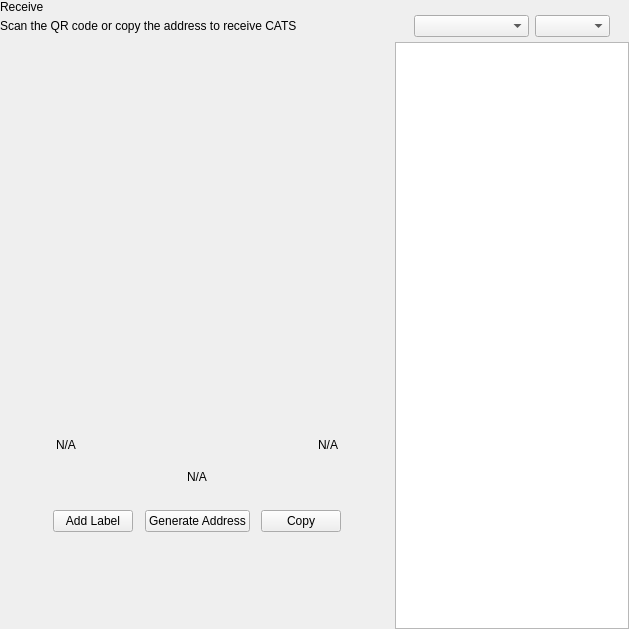
<?xml version="1.0" encoding="UTF-8"?>
<ui version="4.0">
 <class>ReceiveWidget</class>
 <widget class="QWidget" name="ReceiveWidget">
  <property name="geometry">
   <rect>
    <x>0</x>
    <y>0</y>
    <width>629</width>
    <height>629</height>
   </rect>
  </property>
  <property name="minimumSize">
   <size>
    <width>0</width>
    <height>0</height>
   </size>
  </property>
  <property name="windowTitle">
   <string>Form</string>
  </property>
  <layout class="QHBoxLayout" name="horizontalLayout_2" stretch="2,1">
   <property name="spacing">
    <number>0</number>
   </property>
   <property name="leftMargin">
    <number>0</number>
   </property>
   <property name="topMargin">
    <number>0</number>
   </property>
   <property name="rightMargin">
    <number>0</number>
   </property>
   <property name="bottomMargin">
    <number>0</number>
   </property>
   <item>
    <widget class="QWidget" name="left" native="true">
     <layout class="QVBoxLayout" name="verticalLayout_3">
      <property name="leftMargin">
       <number>0</number>
      </property>
      <property name="topMargin">
       <number>0</number>
      </property>
      <property name="rightMargin">
       <number>0</number>
      </property>
      <property name="bottomMargin">
       <number>0</number>
      </property>
      <item>
       <layout class="QVBoxLayout" name="verticalLayout_2">
        <property name="spacing">
         <number>0</number>
        </property>
        <property name="leftMargin">
         <number>0</number>
        </property>
        <item>
         <layout class="QHBoxLayout" name="horizontalLayout_3">
          <property name="spacing">
           <number>0</number>
          </property>
          <item>
           <layout class="QVBoxLayout" name="verticalLayout_4">
            <property name="spacing">
             <number>5</number>
            </property>
            <item>
             <widget class="QLabel" name="labelTitle">
              <property name="text">
               <string>Receive</string>
              </property>
             </widget>
            </item>
            <item alignment="Qt::AlignTop">
             <widget class="QLabel" name="labelSubtitle1">
              <property name="text">
               <string>Scan the QR code or copy the address to receive CATS</string>
              </property>
             </widget>
            </item>
           </layout>
          </item>
          <item>
           <spacer name="horizontalSpacer">
            <property name="orientation">
             <enum>Qt::Horizontal</enum>
            </property>
            <property name="sizeHint" stdset="0">
             <size>
              <width>40</width>
              <height>20</height>
             </size>
            </property>
           </spacer>
          </item>
         </layout>
        </item>
        <item>
         <spacer name="verticalSpacer_2">
          <property name="orientation">
           <enum>Qt::Vertical</enum>
          </property>
          <property name="sizeType">
           <enum>QSizePolicy::Expanding</enum>
          </property>
          <property name="sizeHint" stdset="0">
           <size>
            <width>20</width>
            <height>50</height>
           </size>
          </property>
         </spacer>
        </item>
        <item alignment="Qt::AlignHCenter">
         <widget class="QWidget" name="layoutQR" native="true">
          <property name="maximumSize">
           <size>
            <width>510</width>
            <height>16777215</height>
           </size>
          </property>
          <layout class="QVBoxLayout" name="verticalLayoutQr">
           <item>
            <spacer name="verticalSpacer11">
             <property name="orientation">
              <enum>Qt::Vertical</enum>
             </property>
             <property name="sizeType">
              <enum>QSizePolicy::Fixed</enum>
             </property>
             <property name="sizeHint" stdset="0">
              <size>
               <width>20</width>
               <height>20</height>
              </size>
             </property>
            </spacer>
           </item>
           <item alignment="Qt::AlignHCenter">
            <widget class="QLabel" name="labelQrImg">
             <property name="minimumSize">
              <size>
               <width>260</width>
               <height>260</height>
              </size>
             </property>
             <property name="maximumSize">
              <size>
               <width>260</width>
               <height>260</height>
              </size>
             </property>
             <property name="text">
              <string/>
             </property>
             <property name="alignment">
              <set>Qt::AlignCenter</set>
             </property>
            </widget>
           </item>
           <item>
            <spacer name="verticalSpacer_21">
             <property name="orientation">
              <enum>Qt::Vertical</enum>
             </property>
             <property name="sizeType">
              <enum>QSizePolicy::Fixed</enum>
             </property>
             <property name="sizeHint" stdset="0">
              <size>
               <width>20</width>
               <height>30</height>
              </size>
             </property>
            </spacer>
           </item>
           <item>
            <widget class="QWidget" name="widget" native="true">
             <property name="minimumSize">
              <size>
               <width>0</width>
               <height>0</height>
              </size>
             </property>
             <layout class="QHBoxLayout" name="horizontalLayout_5">
              <item>
               <widget class="QLabel" name="labelLabel">
                <property name="text">
                 <string notr="true">N/A</string>
                </property>
               </widget>
              </item>
              <item>
               <spacer name="horizontalSpacer_2">
                <property name="orientation">
                 <enum>Qt::Horizontal</enum>
                </property>
                <property name="sizeHint" stdset="0">
                 <size>
                  <width>141</width>
                  <height>20</height>
                 </size>
                </property>
               </spacer>
              </item>
              <item>
               <widget class="QLabel" name="labelDate">
                <property name="text">
                 <string notr="true">N/A</string>
                </property>
                <property name="alignment">
                 <set>Qt::AlignRight|Qt::AlignTrailing|Qt::AlignVCenter</set>
                </property>
               </widget>
              </item>
             </layout>
            </widget>
           </item>
           <item>
            <widget class="QLabel" name="labelAddress">
             <property name="sizePolicy">
              <sizepolicy hsizetype="Expanding" vsizetype="Preferred">
               <horstretch>0</horstretch>
               <verstretch>0</verstretch>
              </sizepolicy>
             </property>
             <property name="minimumSize">
              <size>
               <width>300</width>
               <height>0</height>
              </size>
             </property>
             <property name="text">
              <string notr="true">N/A</string>
             </property>
             <property name="alignment">
              <set>Qt::AlignCenter</set>
             </property>
            </widget>
           </item>
           <item>
            <spacer name="verticalSpacer_4">
             <property name="orientation">
              <enum>Qt::Vertical</enum>
             </property>
             <property name="sizeType">
              <enum>QSizePolicy::Fixed</enum>
             </property>
             <property name="sizeHint" stdset="0">
              <size>
               <width>20</width>
               <height>20</height>
              </size>
             </property>
            </spacer>
           </item>
           <item>
            <layout class="QHBoxLayout" name="horizontalLayout_4">
             <item alignment="Qt::AlignHCenter">
              <widget class="QPushButton" name="pushButtonLabel">
               <property name="focusPolicy">
                <enum>Qt::NoFocus</enum>
               </property>
               <property name="text">
                <string>Add Label</string>
               </property>
              </widget>
             </item>
             <item alignment="Qt::AlignHCenter">
              <widget class="QPushButton" name="pushButtonNewAddress">
               <property name="focusPolicy">
                <enum>Qt::NoFocus</enum>
               </property>
               <property name="text">
                <string>Generate Address</string>
               </property>
              </widget>
             </item>
             <item alignment="Qt::AlignHCenter">
              <widget class="QPushButton" name="pushButtonCopy">
               <property name="focusPolicy">
                <enum>Qt::NoFocus</enum>
               </property>
               <property name="text">
                <string>Copy</string>
               </property>
              </widget>
             </item>
            </layout>
           </item>
           <item>
            <spacer name="verticalSpacer_3">
             <property name="orientation">
              <enum>Qt::Vertical</enum>
             </property>
             <property name="sizeType">
              <enum>QSizePolicy::Expanding</enum>
             </property>
             <property name="sizeHint" stdset="0">
              <size>
               <width>20</width>
               <height>20</height>
              </size>
             </property>
            </spacer>
           </item>
          </layout>
         </widget>
        </item>
        <item>
         <spacer name="verticalSpacer">
          <property name="orientation">
           <enum>Qt::Vertical</enum>
          </property>
          <property name="sizeHint" stdset="0">
           <size>
            <width>20</width>
            <height>40</height>
           </size>
          </property>
         </spacer>
        </item>
       </layout>
      </item>
     </layout>
    </widget>
   </item>
   <item>
    <widget class="QWidget" name="right" native="true">
     <layout class="QVBoxLayout" name="verticalLayout_5">
      <property name="spacing">
       <number>0</number>
      </property>
      <property name="leftMargin">
       <number>1</number>
      </property>
      <property name="topMargin">
       <number>0</number>
      </property>
      <property name="rightMargin">
       <number>0</number>
      </property>
      <property name="bottomMargin">
       <number>0</number>
      </property>
      <item>
       <layout class="QVBoxLayout" name="container_right">
        <property name="spacing">
         <number>0</number>
        </property>
        <property name="leftMargin">
         <number>0</number>
        </property>
        <property name="rightMargin">
         <number>0</number>
        </property>
        <item>
         <layout class="QVBoxLayout" name="verticalLayout">
          <property name="spacing">
           <number>6</number>
          </property>
          <property name="leftMargin">
           <number>19</number>
          </property>
          <property name="rightMargin">
           <number>19</number>
          </property>
          <item>
           <widget class="OptionButton" name="btnRequest" native="true"/>
          </item>
          <item>
           <widget class="OptionButton" name="btnMyAddresses" native="true">
            <property name="sizePolicy">
             <sizepolicy hsizetype="Preferred" vsizetype="Minimum">
              <horstretch>0</horstretch>
              <verstretch>0</verstretch>
             </sizepolicy>
            </property>
           </widget>
          </item>
         </layout>
        </item>
        <item>
         <widget class="QWidget" name="sortWidget" native="true">
          <layout class="QHBoxLayout" name="horizontalLayout_6">
           <property name="leftMargin">
            <number>19</number>
           </property>
           <property name="rightMargin">
            <number>19</number>
           </property>
           <property name="bottomMargin">
            <number>5</number>
           </property>
           <item>
            <spacer name="horizontalSpacer_3">
             <property name="orientation">
              <enum>Qt::Horizontal</enum>
             </property>
             <property name="sizeHint" stdset="0">
              <size>
               <width>40</width>
               <height>20</height>
              </size>
             </property>
            </spacer>
           </item>
           <item>
            <widget class="QComboBox" name="comboBoxSort">
             <property name="sizePolicy">
              <sizepolicy hsizetype="Preferred" vsizetype="Fixed">
               <horstretch>0</horstretch>
               <verstretch>0</verstretch>
              </sizepolicy>
             </property>
             <property name="minimumSize">
              <size>
               <width>115</width>
               <height>0</height>
              </size>
             </property>
            </widget>
           </item>
           <item>
            <widget class="QComboBox" name="comboBoxSortOrder">
             <property name="sizePolicy">
              <sizepolicy hsizetype="Preferred" vsizetype="Fixed">
               <horstretch>0</horstretch>
               <verstretch>0</verstretch>
              </sizepolicy>
             </property>
             <property name="minimumSize">
              <size>
               <width>75</width>
               <height>0</height>
              </size>
             </property>
            </widget>
           </item>
          </layout>
         </widget>
        </item>
        <item>
         <widget class="QListView" name="listViewAddress"/>
        </item>
       </layout>
      </item>
     </layout>
    </widget>
   </item>
  </layout>
 </widget>
 <customwidgets>
  <customwidget>
   <class>OptionButton</class>
   <extends>QWidget</extends>
   <header>qt/pivx/optionbutton.h</header>
   <container>1</container>
  </customwidget>
 </customwidgets>
 <resources/>
 <connections/>
</ui>
